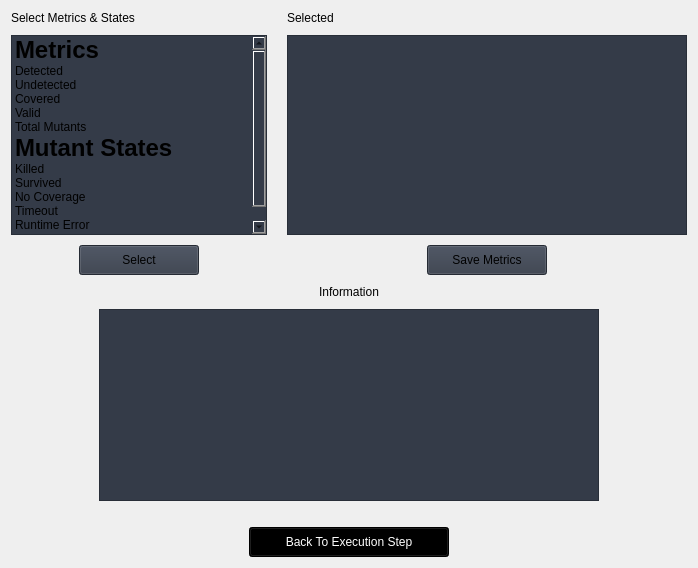
                     <widget class="QWidget" name="selectMetrics">
                      <property name="minimumSize">
                       <size>
                        <width>200</width>
                        <height>300</height>
                       </size>
                      </property>
                      <property name="styleSheet">
                       <string/>
                      </property>
                      <layout class="QVBoxLayout" name="verticalLayout_52">
                       <item>
                        <layout class="QGridLayout" name="gridLayout_14">
                         <property name="horizontalSpacing">
                          <number>20</number>
                         </property>
                         <property name="verticalSpacing">
                          <number>10</number>
                         </property>
                         <item row="0" column="1">
                          <widget class="QLabel" name="label_37">
                           <property name="sizePolicy">
                            <sizepolicy hsizetype="Preferred" vsizetype="Fixed">
                             <horstretch>0</horstretch>
                             <verstretch>0</verstretch>
                            </sizepolicy>
                           </property>
                           <property name="styleSheet">
                            <string notr="true"/>
                           </property>
                           <property name="text">
                            <string>Selected</string>
                           </property>
                          </widget>
                         </item>
                         <item row="5" column="0" colspan="2" alignment="Qt::AlignHCenter">
                          <widget class="QTextEdit" name="textEdit_9">
                           <property name="sizePolicy">
                            <sizepolicy hsizetype="Fixed" vsizetype="Expanding">
                             <horstretch>0</horstretch>
                             <verstretch>0</verstretch>
                            </sizepolicy>
                           </property>
                           <property name="minimumSize">
                            <size>
                             <width>500</width>
                             <height>0</height>
                            </size>
                           </property>
                           <property name="styleSheet">
                            <string notr="true">background-color: rgb(52, 59, 72);</string>
                           </property>
                           <property name="html">
                            <string>&lt;!DOCTYPE HTML PUBLIC &quot;-//W3C//DTD HTML 4.0//EN&quot; &quot;http://www.w3.org/TR/REC-html40/strict.dtd&quot;&gt;
&lt;html&gt;&lt;head&gt;&lt;meta name=&quot;qrichtext&quot; content=&quot;1&quot; /&gt;&lt;style type=&quot;text/css&quot;&gt;
p, li { white-space: pre-wrap; }
&lt;/style&gt;&lt;/head&gt;&lt;body style=&quot; font-family:'Segoe UI'; font-size:10pt; font-weight:400; font-style:normal;&quot;&gt;
&lt;p style=&quot;-qt-paragraph-type:empty; margin-top:12px; margin-bottom:0px; margin-left:0px; margin-right:0px; -qt-block-indent:0; text-indent:0px;&quot;&gt;&lt;br /&gt;&lt;/p&gt;&lt;/body&gt;&lt;/html&gt;</string>
                           </property>
                          </widget>
                         </item>
                         <item row="0" column="0">
                          <widget class="QLabel" name="label_25">
                           <property name="styleSheet">
                            <string notr="true"/>
                           </property>
                           <property name="text">
                            <string>Select Metrics &amp; States</string>
                           </property>
                          </widget>
                         </item>
                         <item row="3" column="0" alignment="Qt::AlignHCenter">
                          <widget class="QPushButton" name="btn_metric_list">
                           <property name="sizePolicy">
                            <sizepolicy hsizetype="Fixed" vsizetype="Fixed">
                             <horstretch>0</horstretch>
                             <verstretch>0</verstretch>
                            </sizepolicy>
                           </property>
                           <property name="minimumSize">
                            <size>
                             <width>120</width>
                             <height>30</height>
                            </size>
                           </property>
                           <property name="styleSheet">
                            <string notr="true">background-color: rgb(52, 59, 72);</string>
                           </property>
                           <property name="text">
                            <string>Select</string>
                           </property>
                           <property name="icon">
                            <iconset resource="resources.qrc">
                             <normaloff>:/icons/images/icons/cil-hand-point-up.png</normaloff>:/icons/images/icons/cil-hand-point-up.png</iconset>
                           </property>
                          </widget>
                         </item>
                         <item row="3" column="1" alignment="Qt::AlignHCenter">
                          <widget class="QPushButton" name="saveMetrics">
                           <property name="sizePolicy">
                            <sizepolicy hsizetype="Fixed" vsizetype="Fixed">
                             <horstretch>0</horstretch>
                             <verstretch>0</verstretch>
                            </sizepolicy>
                           </property>
                           <property name="minimumSize">
                            <size>
                             <width>120</width>
                             <height>30</height>
                            </size>
                           </property>
                           <property name="cursor">
                            <cursorShape>PointingHandCursor</cursorShape>
                           </property>
                           <property name="styleSheet">
                            <string notr="true">background-color: rgb(52, 59, 72);</string>
                           </property>
                           <property name="text">
                            <string>Save Metrics</string>
                           </property>
                           <property name="icon">
                            <iconset resource="resources.qrc">
                             <normaloff>:/icons/images/icons/cil-save.png</normaloff>:/icons/images/icons/cil-save.png</iconset>
                           </property>
                          </widget>
                         </item>
                         <item row="4" column="0" colspan="2" alignment="Qt::AlignHCenter">
                          <widget class="QLabel" name="label_35">
                           <property name="text">
                            <string>Information</string>
                           </property>
                          </widget>
                         </item>
                         <item row="1" column="0" rowspan="2">
                          <widget class="QListWidget" name="listWidget_18">
                           <property name="sizePolicy">
                            <sizepolicy hsizetype="Expanding" vsizetype="Expanding">
                             <horstretch>0</horstretch>
                             <verstretch>0</verstretch>
                            </sizepolicy>
                           </property>
                           <property name="maximumSize">
                            <size>
                             <width>500</width>
                             <height>16777215</height>
                            </size>
                           </property>
                           <property name="styleSheet">
                            <string notr="true">background-color: rgb(52, 59, 72);</string>
                           </property>
                           <item>
                            <property name="text">
                             <string>Metrics</string>
                            </property>
                            <property name="font">
                             <font>
                              <pointsize>18</pointsize>
                              <weight>75</weight>
                              <bold>true</bold>
                             </font>
                            </property>
                            <property name="flags">
                             <set>NoItemFlags</set>
                            </property>
                           </item>
                           <item>
                            <property name="text">
                             <string>Detected</string>
                            </property>
                           </item>
                           <item>
                            <property name="text">
                             <string>Undetected</string>
                            </property>
                           </item>
                           <item>
                            <property name="text">
                             <string>Covered</string>
                            </property>
                           </item>
                           <item>
                            <property name="text">
                             <string>Valid</string>
                            </property>
                           </item>
                           <item>
                            <property name="text">
                             <string>Total Mutants</string>
                            </property>
                           </item>
                           <item>
                            <property name="text">
                             <string>Mutant States</string>
                            </property>
                            <property name="font">
                             <font>
                              <pointsize>18</pointsize>
                              <weight>75</weight>
                              <bold>true</bold>
                             </font>
                            </property>
                            <property name="flags">
                             <set>NoItemFlags</set>
                            </property>
                           </item>
                           <item>
                            <property name="text">
                             <string>Killed</string>
                            </property>
                           </item>
                           <item>
                            <property name="text">
                             <string>Survived</string>
                            </property>
                           </item>
                           <item>
                            <property name="text">
                             <string>No Coverage</string>
                            </property>
                           </item>
                           <item>
                            <property name="text">
                             <string>Timeout</string>
                            </property>
                           </item>
                           <item>
                            <property name="text">
                             <string>Runtime Error</string>
                            </property>
                           </item>
                           <item>
                            <property name="text">
                             <string>Compile Error</string>
                            </property>
                           </item>
                           <item>
                            <property name="text">
                             <string>Ignored</string>
                            </property>
                           </item>
                          </widget>
                         </item>
                         <item row="1" column="1" rowspan="2">
                          <widget class="QListWidget" name="listWidget_15">
                           <property name="sizePolicy">
                            <sizepolicy hsizetype="Fixed" vsizetype="Expanding">
                             <horstretch>0</horstretch>
                             <verstretch>0</verstretch>
                            </sizepolicy>
                           </property>
                           <property name="minimumSize">
                            <size>
                             <width>400</width>
                             <height>200</height>
                            </size>
                           </property>
                           <property name="styleSheet">
                            <string notr="true">background-color: rgb(52, 59, 72);</string>
                           </property>
                          </widget>
                         </item>
                        </layout>
                       </item>
                       <item>
                        <spacer name="verticalSpacer_62">
                         <property name="orientation">
                          <enum>Qt::Vertical</enum>
                         </property>
                         <property name="sizeType">
                          <enum>QSizePolicy::Fixed</enum>
                         </property>
                         <property name="sizeHint" stdset="0">
                          <size>
                           <width>20</width>
                           <height>20</height>
                          </size>
                         </property>
                        </spacer>
                       </item>
                       <item alignment="Qt::AlignHCenter">
                        <widget class="QPushButton" name="btn_back_exe">
                         <property name="sizePolicy">
                          <sizepolicy hsizetype="Fixed" vsizetype="Fixed">
                           <horstretch>0</horstretch>
                           <verstretch>0</verstretch>
                          </sizepolicy>
                         </property>
                         <property name="minimumSize">
                          <size>
                           <width>200</width>
                           <height>30</height>
                          </size>
                         </property>
                         <property name="cursor">
                          <cursorShape>PointingHandCursor</cursorShape>
                         </property>
                         <property name="styleSheet">
                          <string notr="true">background-color:black;
color:white;</string>
                         </property>
                         <property name="text">
                          <string>Back To Execution Step</string>
                         </property>
                         <property name="icon">
                          <iconset resource="resources.qrc">
                           <normaloff>:/icons/images/icons/cil-arrow-circle-left.png</normaloff>:/icons/images/icons/cil-arrow-circle-left.png</iconset>
                         </property>
                        </widget>
                       </item>
                      </layout>
                     </widget>
